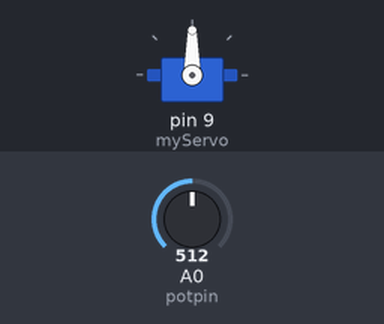
Recording of a sketch running on a simulated Arduino Uno, built with avr-gcc and run on an emulated ATmega328P. Shown: servo. The test bench sets the inputs (shaded band); at power-on: A0 (potpin) = 512.

Above: at 1.2 s.
1.3 s: A0 (potpin) set to 120
2.8 s: A0 (potpin) set to 109
At 2.87 s:
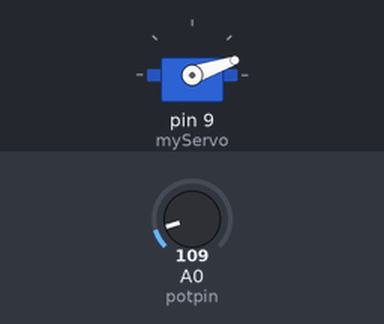
5.8 s: A0 (potpin) set to 0
8.8 s: A0 (potpin) set to 122
Timing chart, 0 to 11.3 s (numbered marks = the images above; inputs shaded):
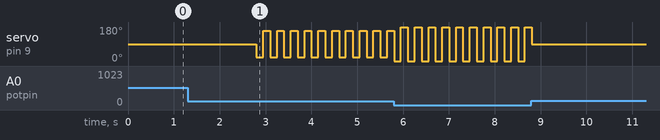

The sketch:

moveServo.pde
```cpp
// Controlling a servo position using a potentiometer (variable resistor)
// by Michal Rinott <http://people.interaction-ivrea.it/m.rinott>

#include <Servo.h>

Servo myServo;  // create servo object to control a servo

const int potpin = 0;  // analog pin used to connect the potentiometer
const int lowThresh = 20;
const int highThresh = 160;
const int neutral = 90;
int val;    // variable to read the value from the analog pin
bool flag = false;

void setup()
{
    myServo.attach(9);  // attaches the servo on pin 9 to the servo object
}

void loop()
{
    val = analogRead(potpin);            // reads the value of the potentiometer (value between 0 and 1023)
    val = map(val, 0, 1023, 0, 179);     // scale it to use it with the servo (value between 0 and 180)

    if(val < lowThresh || val > highThresh) {
        if(false == flag) {
            myServo.write(val);                  // sets the servo position according to the scaled value
            delay(150);                           // waits for the servo to get there
            flag = true;
        } else {
            myServo.write(180 - val);
            delay(150);
            flag = false;
        }
    } else {
        myServo.write(neutral);
    }
}
```

Measured:
- the behaviour switches between 115 and 114 on A0 (potpin) (found by bisection; images 0 and 1)
- after the input at 1.3 s, every drawn part: stays the same
- after the input at 2.8 s, servo on pin 9 (myServo): alternates 161° for 0.15 s and 19° for 0.15 s, starting at once
